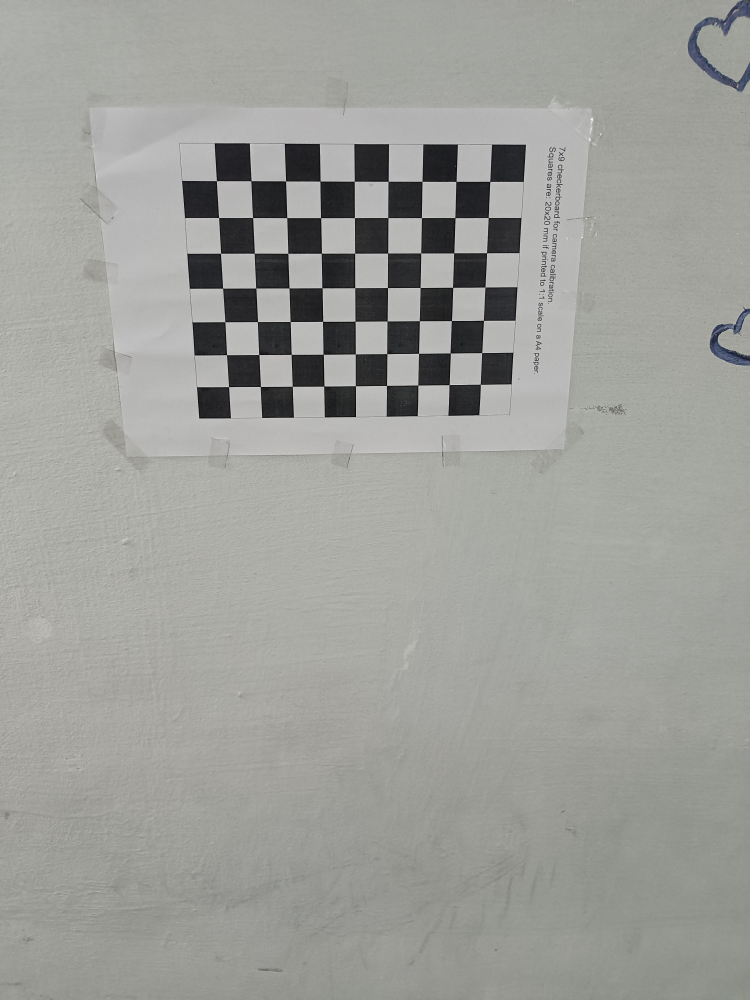
#> input picture cameraCaliberation/images/IMG20241117165650_BURST004_31843181.jpg, 3000 x 4000 px (shown at 1/4 size); its folder holds only this picture in this run
$ python cameraCalibration.py
#> lines starting #> are read from the running program, lines starting #| are printed output that depends on the picture; long printed decimals are rounded
import cv2
import numpy as np
import os
import glob

# Defining the dimensions of checkerboard
CHECKERBOARD = (7,9)
criteria = (cv2.TERM_CRITERIA_EPS + cv2.TERM_CRITERIA_MAX_ITER, 30, 0.001)

# Creating vector to store vectors of 3D points for each checkerboard image
objpoints = []
# Creating vector to store vectors of 2D points for each checkerboard image
imgpoints = []


# Defining the world coordinates for 3D points
objp = np.zeros((1, CHECKERBOARD[0]*CHECKERBOARD[1], 3), np.float32)#for z only, directly assing mgrid value through error.

objp[0,:,:2] = np.mgrid[0:CHECKERBOARD[0], 0:CHECKERBOARD[1]].T.reshape(-1, 2)#Making z=0(Chessboard kept stationary.)
#objp=objp*10
print(objp)
prev_img_shape = None

# Extracting path of individual image stored in a given directory
images = glob.glob('./images/*.jpg')
for fname in images:
    img = cv2.imread(fname)
#> img is the input picture: shape (4000, 3000, 3); mean B, G, R 154.1, 158.6, 157.6
    gray = cv2.cvtColor(img,cv2.COLOR_BGR2GRAY)
    # Find the chess board corners
    # If desired number of corners are found in the image then ret = true
    ret, corners = cv2.findChessboardCorners(gray, CHECKERBOARD, cv2.CALIB_CB_ADAPTIVE_THRESH+
    	cv2.CALIB_CB_FAST_CHECK+cv2.CALIB_CB_NORMALIZE_IMAGE)
#> ret = True; corners = 63 rows, first 8: [915.7, 1548.5], [907.7, 1420.8], [901, 1288.8], [892, 1154], [883.7, 1014.6], [876.3, 871.5], [866.5, 724.6], [1043, 1547.5]

    """
    If desired number of corner are detected,
    we refine the pixel coordinates and display
    them on the images of checker board
    """
    if ret == True:
        objpoints.append(objp)
        # refining pixel coordinates for given 2d points.
        corners2 = cv2.cornerSubPix(gray,corners,(11,11),(-1,-1),criteria)
#> corners2 = 63 rows, first 8: [915.9, 1548.3], [907.5, 1420.5], [900.9, 1288.6], [891.9, 1154.1], [883.7, 1014.5], [876.1, 871.5], [867, 724.5], [1042.8, 1547.4]

        imgpoints.append(corners2)

        # Draw and display the corners
        img = cv2.drawChessboardCorners(img, CHECKERBOARD, corners2,ret)

    #resize the image to fit into the window.
    # Resize the image to a fixed width and height
    desired_width = 800  # Change to your desired width
    desired_height = 600  # Change to your desired height
    resized_img = cv2.resize(img, (desired_width, desired_height))
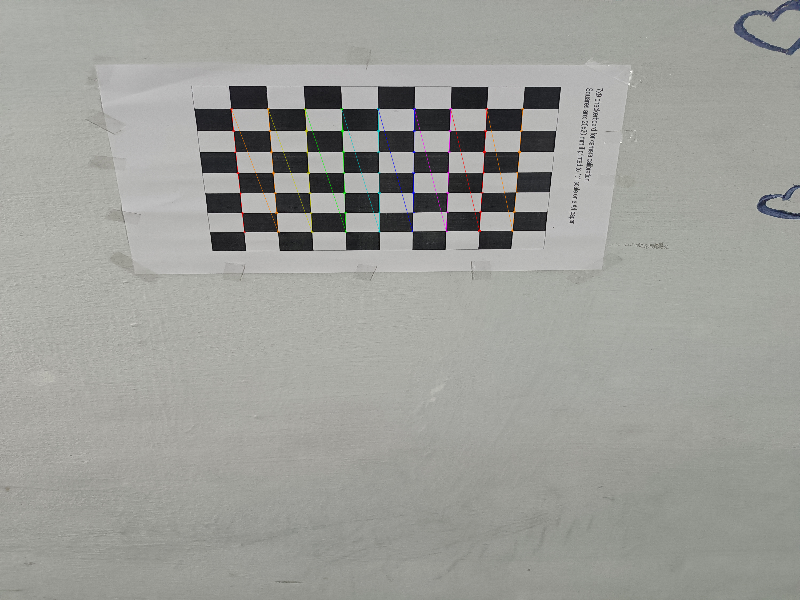
#> resized_img: shape (600, 800, 3); mean B, G, R 153.9, 158.5, 157.6

    cv2.imshow('img',resized_img)
    cv2.waitKey(0)

cv2.destroyAllWindows()

h,w = img.shape[:2]
#> h = 4000; w = 3000

"""
Performing camera calibration by
passing the value of known 3D points (objpoints)
and corresponding pixel coordinates of the
detected corners (imgpoints)
"""
ret, mtx, dist, rvecs, tvecs = cv2.calibrateCamera(objpoints, imgpoints, gray.shape[::-1],None,None)
#> ret = 0.426; mtx = [[2719.3, 0, 1422.2], [0, 2681.6, 1974.1], [0, 0, 1]]; dist = [[0.0621, -0.274, -0.00315, -0.000811, 0.442]]; rvecs = ([0.249, 0.186, -1.57],); tvecs = ([-3.99, -3.4, 21.52],)

print("Camera matrix : \n")
print(mtx)
#| [[2.71930049e+03 0.00000000e+00 1.42219937e+03]
#|  [0.00000000e+00 2.68158647e+03 1.97407526e+03]
#|  [0.00000000e+00 0.00000000e+00 1.00000000e+00]]
print("dist : \n")
print(dist)
#| [[ 0.06206 -0.2739 -0.003154 -0.0008106  0.4422]]
print("rvecs : \n")
print(rvecs)
#| (array([[ 0.2485],
#|        [ 0.1856],
#|        [-1.570]]),)
print("number of rvecs : ",len(rvecs))
#| number of rvecs :  1
print("size of each rotation vector:",rvecs[0].shape)
#| size of each rotation vector: (3, 1)
print("tvecs : \n")
print(tvecs)
#| (array([[-3.993],
#|        [-3.400],
#|        [21.523]]),)
print("number of tvecs:",len(tvecs))
#| number of tvecs: 1
print("size of each rotation vector:",tvecs[0].shape)
#| size of each rotation vector: (3, 1)
print("Number of objects points : ",len(objpoints))
#| Number of objects points :  1
print("Number of objects points : ",len(imgpoints))
#| Number of objects points :  1

$ run again, on cameraCaliberation/images/IMG20241117165650_BURST008_31843189.jpg
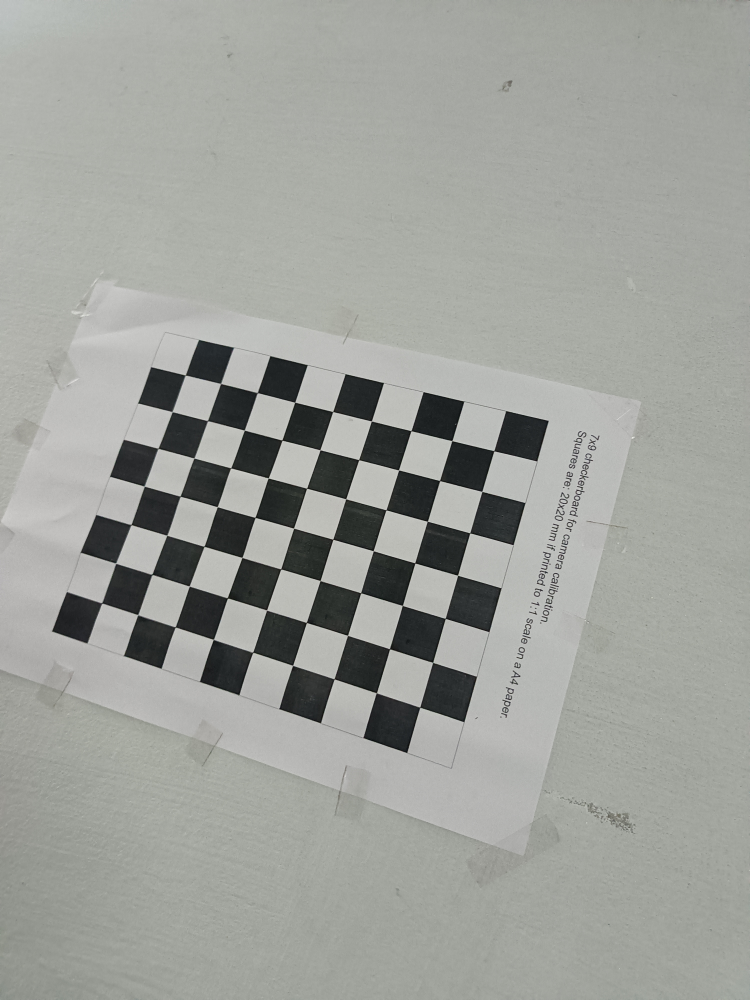
#> input picture cameraCaliberation/images/IMG20241117165650_BURST008_31843189.jpg, 3000 x 4000 px (shown at 1/4 size)
#> img is the input picture: shape (4000, 3000, 3); mean B, G, R 155.7, 160.8, 158.6
#> `ret, corners = cv2.findChessboardCorners(gray, CHECKERBOARD, cv2.CALIB..`: ret = True; corners = 63 rows, first 8: [410.2, 2414.2], [464.3, 2255], [524.6, 2098.8], [578.5, 1946.8], [633, 1794.5], [690.4, 1650], [742.5, 1502], [552.8, 2461]
#> corners2 = 63 rows, first 8: [409.2, 2413.2], [464.4, 2254], [526.1, 2099.6], [578.7, 1946], [633.7, 1794.7], [689.9, 1648.5], [742.6, 1501.8], [552.5, 2460.2]
#> `resized_img = cv2.resize(img, (desired_width, desired_height))`:
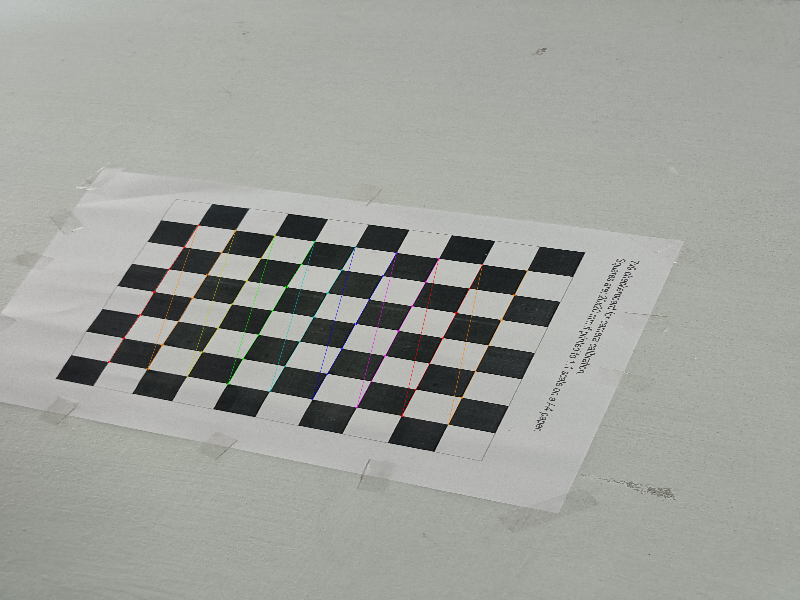
#> resized_img: shape (600, 800, 3); mean B, G, R 155.5, 160.7, 158.6
#> `ret, mtx, dist, rvecs, tvecs = cv2.calibrateCamera(objpoints, imgpoint..`: ret = 1.1; mtx = [[3845, 0, 1510.6], [0, 3773.5, 1760.3], [0, 0, 1]]; dist = [[0.348, -3.67, -0.00249, 0.0103, 14.44]]; rvecs = ([-0.358, -0.0006, -1.28],); tvecs = ([-6.58, 3.96, 23.02],)
#| [[3.84498853e+03 0.00000000e+00 1.51057983e+03]
#|  [0.00000000e+00 3.77349407e+03 1.76033455e+03]
#|  [0.00000000e+00 0.00000000e+00 1.00000000e+00]]
#| [[ 3.47891607e-01 -3.67319679e+00 -2.49449529e-03  1.03000084e-02
#|    1.44430148e+01]]
#| (array([[-3.57883790e-01],
#|        [-5.99572457e-04],
#|        [-1.28069610e+00]]),)
#| number of rvecs :  1
#| size of each rotation vector: (3, 1)
#| (array([[-6.585],
#|        [ 3.962],
#|        [23.019]]),)
#| number of tvecs: 1
#| size of each rotation vector: (3, 1)
#| Number of objects points :  1
#| Number of objects points :  1

$ run again, on cameraCaliberation/images/IMG20241117165650_BURST009_31843181.jpg
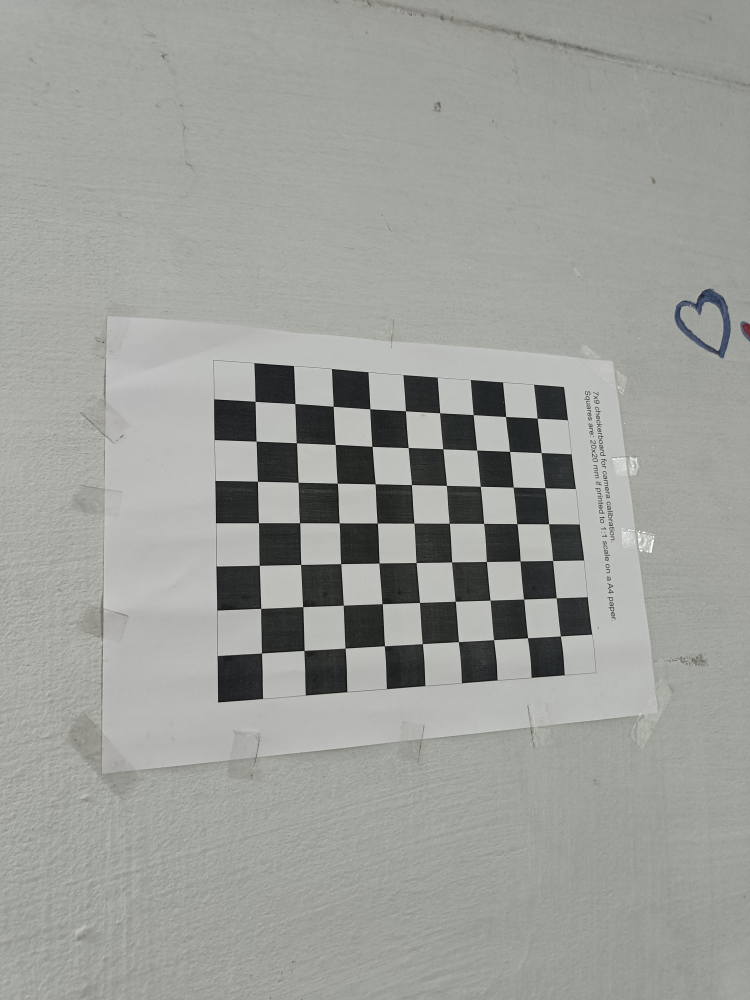
#> input picture cameraCaliberation/images/IMG20241117165650_BURST009_31843181.jpg, 3000 x 4000 px (shown at 1/4 size)
#> img is the input picture: shape (4000, 3000, 3); mean B, G, R 154.1, 158.7, 157
#> `ret, corners = cv2.findChessboardCorners(gray, CHECKERBOARD, cv2.CALIB..`: ret = True; corners = 63 rows, first 8: [1047.3, 2611.7], [1044.4, 2434.9], [1038.5, 2262.4], [1035.5, 2092.6], [1031.2, 1926.5], [1025.8, 1765.9], [1021.6, 1607], [1217.9, 2603]
#> corners2 = 63 rows, first 8: [1047.5, 2613.4], [1044.4, 2434.7], [1038.5, 2262.6], [1035.3, 2092.5], [1031.3, 1926.4], [1025.8, 1765.8], [1021.6, 1606.9], [1217.7, 2602.9]
#> `resized_img = cv2.resize(img, (desired_width, desired_height))`:
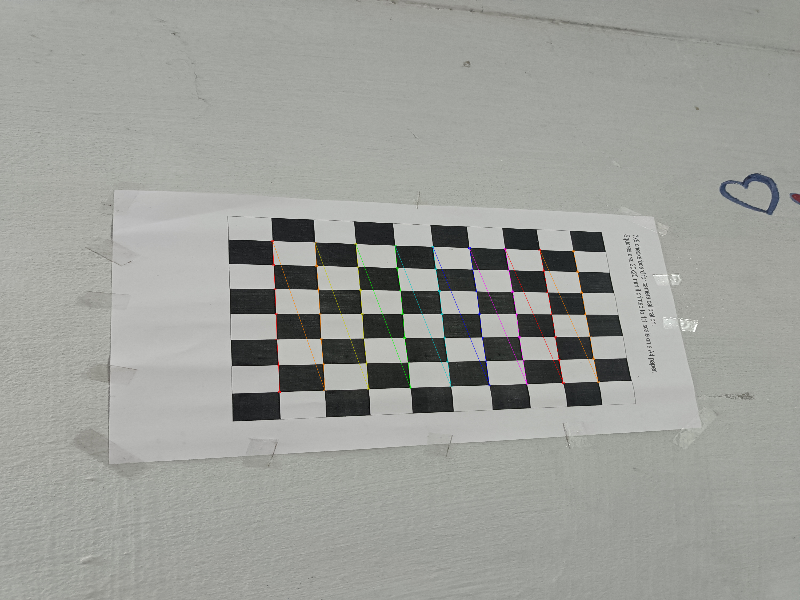
#> resized_img: shape (600, 800, 3); mean B, G, R 154, 158.7, 157
#> `ret, mtx, dist, rvecs, tvecs = cv2.calibrateCamera(objpoints, imgpoint..`: ret = 1.12; mtx = [[3824, 0, 1392.1], [0, 3661.4, 1662.1], [0, 0, 1]]; dist = [[0.32, -3.06, -0.0099, -0.0149, 12.25]]; rvecs = ([0.122, -0.529, -1.54],); tvecs = ([-1.87, 5.47, 21.21],)
#| [[3.82398071e+03 0.00000000e+00 1.39206770e+03]
#|  [0.00000000e+00 3.66138108e+03 1.66207769e+03]
#|  [0.00000000e+00 0.00000000e+00 1.00000000e+00]]
#| [[ 3.19706732e-01 -3.05688987e+00 -9.89640864e-03 -1.48819015e-02
#|    1.22461283e+01]]
#| (array([[ 0.1217],
#|        [-0.5293],
#|        [-1.536]]),)
#| number of rvecs :  1
#| size of each rotation vector: (3, 1)
#| (array([[-1.871 ],
#|        [ 5.470],
#|        [21.207]]),)
#| number of tvecs: 1
#| size of each rotation vector: (3, 1)
#| Number of objects points :  1
#| Number of objects points :  1

$ run again, on cameraCaliberation/images/IMG20241117165650_BURST006_31843188.jpg
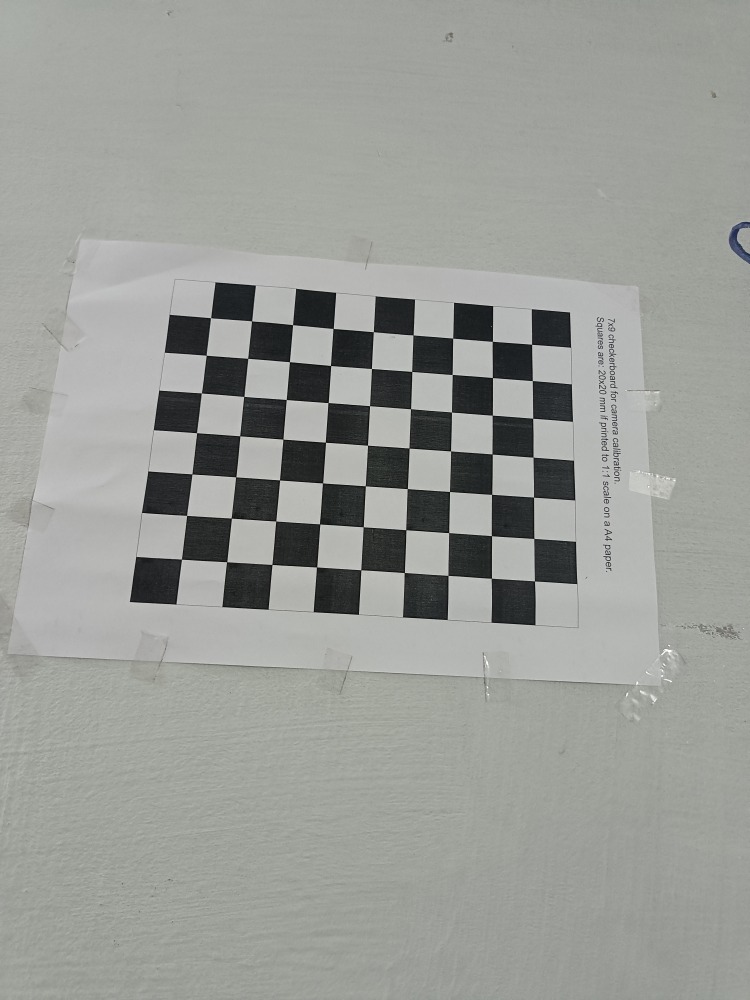
#> input picture cameraCaliberation/images/IMG20241117165650_BURST006_31843188.jpg, 3000 x 4000 px (shown at 1/4 size)
#> img is the input picture: shape (4000, 3000, 3); mean B, G, R 152, 156.6, 154.4
#> `ret, corners = cv2.findChessboardCorners(gray, CHECKERBOARD, cv2.CALIB..`: ret = True; corners = 63 rows, first 8: [727.5, 2238.1], [747.7, 2062.8], [769, 1897.6], [788, 1732.5], [807, 1573.7], [826.3, 1422.9], [843.8, 1272.8], [908.3, 2248.5]
#> corners2 = 63 rows, first 8: [727.4, 2238.1], [747.9, 2062.9], [769.2, 1897.2], [787.7, 1732.4], [807, 1573.4], [826.3, 1422.6], [844, 1272.6], [908.2, 2248.6]
#> `resized_img = cv2.resize(img, (desired_width, desired_height))`:
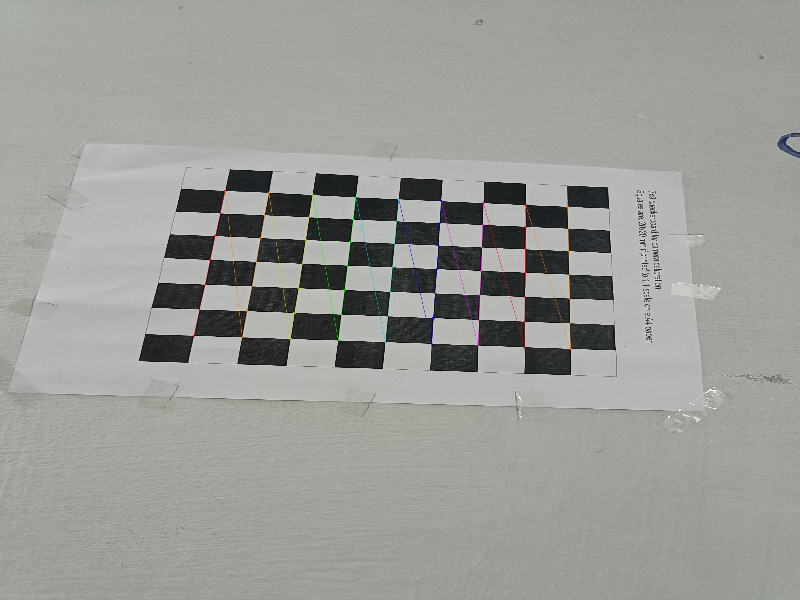
#> resized_img: shape (600, 800, 3); mean B, G, R 151.9, 156.5, 154.5
#> `ret, mtx, dist, rvecs, tvecs = cv2.calibrateCamera(objpoints, imgpoint..`: ret = 1.05; mtx = [[2464.2, 0, 1464.4], [0, 2485.2, 2188.6], [0, 0, 1]]; dist = [[0.182, -1.42, 0.00463, -0.00301, 3.91]]; rvecs = ([-0.137, -0.218, -1.51],); tvecs = ([-4.1, 0.265, 13.85],)
#| [[2.46418742e+03 0.00000000e+00 1.46437476e+03]
#|  [0.00000000e+00 2.48522819e+03 2.18864581e+03]
#|  [0.00000000e+00 0.00000000e+00 1.00000000e+00]]
#| [[ 1.81900341e-01 -1.41565924e+00  4.62717128e-03 -3.01164035e-03
#|    3.90502280e+00]]
#| (array([[-0.137],
#|        [-0.218],
#|        [-1.505]]),)
#| number of rvecs :  1
#| size of each rotation vector: (3, 1)
#| (array([[-4.103],
#|        [ 0.2652],
#|        [13.845]]),)
#| number of tvecs: 1
#| size of each rotation vector: (3, 1)
#| Number of objects points :  1
#| Number of objects points :  1
